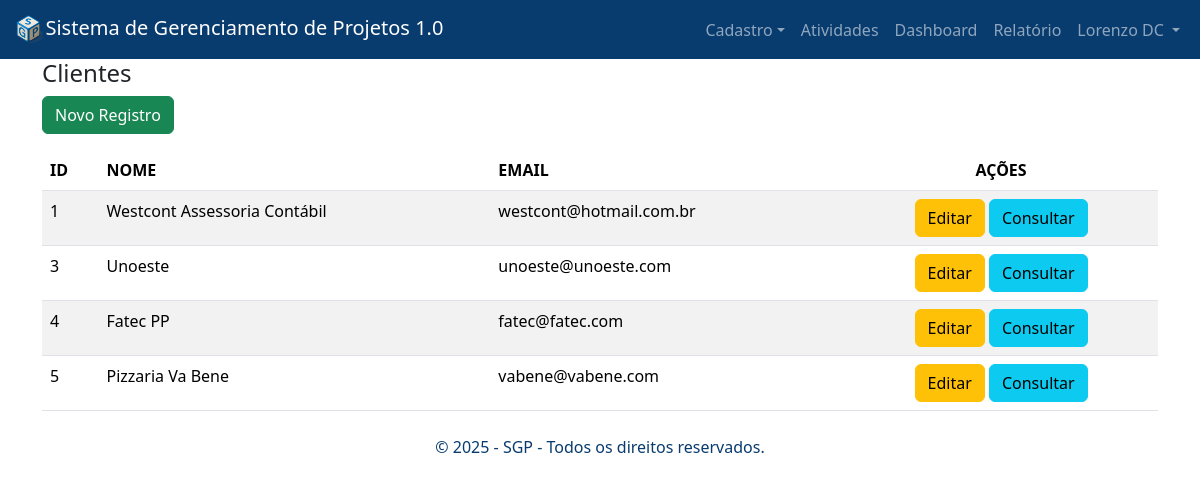
Page /clientes.php (signed in) on the committed database.
### tables this page shows
CREATE TABLE `clientes` (
  `id` int NOT NULL AUTO_INCREMENT,
  `nome` varchar(100) DEFAULT NULL,
  `email` varchar(100) DEFAULT NULL,
  PRIMARY KEY (`id`),
  UNIQUE KEY `email` (`email`)
);

### clientes.php (the view, shortened to what this page needs)
<?php
require_once("header.php");
  function retornaClientes(){
    require("conexao.php");
    try{
        $sql = "SELECT * FROM clientes";
        $stmt = $pdo->query($sql);
        return $stmt->fetchAll();
    }catch (Exception $e){
        die("Erro ao consultar os clientes: " . $e->getMessage());
    }
  }
  $clientes = retornaClientes();
?>
<head>
</head>
    <h4>Clientes</h4>
    <a href="novo_cliente.php" class="btn btn-success mb-3">Novo Registro</a>
    <table class="table table-hover table-striped" id="tabela">
        <thead>
            <tr>
                <th>ID</th>
                <th>NOME</th><th>EMAIL</th><th style="text-align: center;">AÇÕES</th>
            </tr>
        </thead>
        <tbody>
            <?php
                foreach($clientes as $c):
            ?>
                <tr>
                    <td><?= $c['id'] ?></td>
                    <td><?= $c['nome'] ?></td>
                    <td><?= $c['email'] ?></td>
                    <td  style="text-align: center;">
                        <a href="editar_cliente.php?id=<?= $c['id'] ?>" class="btn btn-warning">Editar</a>
                        <a href="consultar_cliente.php?id=<?= $c['id'] ?>" class="btn btn-info">Consultar</a>
                    </td>
                </tr>
            <?php
                endforeach
            ?>
        </tbody>
    </table>
<?php
  require_once("footer.php");
?>

### rows in the picture
clientes: id "1", nome "Westcont Assessoria Contábil", email "westcont@hotmail.com.br"
clientes: id "3", nome "Unoeste", email "unoeste@unoeste.com"
clientes: id "4", nome "Fatec PP", email "fatec@fatec.com"
clientes: id "5", nome "Pizzaria Va Bene", email "vabene@vabene.com"

### other values in the picture
$_SESSION['usuario'] "Lorenzo DC"
